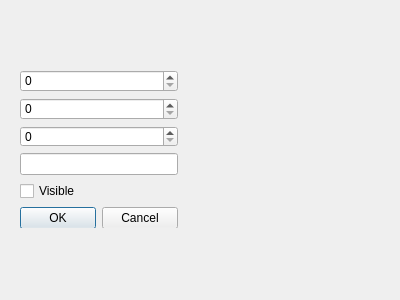
<?xml version="1.0" encoding="UTF-8"?>
<ui version="4.0">
 <class>OptionDialog</class>
 <widget class="QDialog" name="OptionDialog">
  <property name="geometry">
   <rect>
    <x>0</x>
    <y>0</y>
    <width>400</width>
    <height>300</height>
   </rect>
  </property>
  <property name="windowTitle">
   <string>Dialog</string>
  </property>
  <widget class="QWidget" name="">
   <property name="geometry">
    <rect>
     <x>20</x>
     <y>70</y>
     <width>158</width>
     <height>158</height>
    </rect>
   </property>
   <layout class="QVBoxLayout" name="verticalLayout">
    <item>
     <widget class="QSpinBox" name="spinBoxG">
      <property name="maximum">
       <number>255</number>
      </property>
     </widget>
    </item>
    <item>
     <widget class="QSpinBox" name="spinBoxR">
      <property name="maximum">
       <number>255</number>
      </property>
     </widget>
    </item>
    <item>
     <widget class="QSpinBox" name="spinBoxB">
      <property name="maximum">
       <number>255</number>
      </property>
     </widget>
    </item>
    <item>
     <widget class="QLineEdit" name="lineEditName"/>
    </item>
    <item>
     <widget class="QCheckBox" name="checkBoxVisible">
      <property name="text">
       <string>Visible</string>
      </property>
     </widget>
    </item>
    <item>
     <widget class="QDialogButtonBox" name="buttonBox">
      <property name="orientation">
       <enum>Qt::Orientation::Horizontal</enum>
      </property>
      <property name="standardButtons">
       <set>QDialogButtonBox::StandardButton::Cancel|QDialogButtonBox::StandardButton::Ok</set>
      </property>
     </widget>
    </item>
   </layout>
  </widget>
 </widget>
 <resources/>
 <connections>
  <connection>
   <sender>buttonBox</sender>
   <signal>accepted()</signal>
   <receiver>OptionDialog</receiver>
   <slot>accept()</slot>
   <hints>
    <hint type="sourcelabel">
     <x>248</x>
     <y>254</y>
    </hint>
    <hint type="destinationlabel">
     <x>157</x>
     <y>274</y>
    </hint>
   </hints>
  </connection>
  <connection>
   <sender>buttonBox</sender>
   <signal>rejected()</signal>
   <receiver>OptionDialog</receiver>
   <slot>reject()</slot>
   <hints>
    <hint type="sourcelabel">
     <x>316</x>
     <y>260</y>
    </hint>
    <hint type="destinationlabel">
     <x>286</x>
     <y>274</y>
    </hint>
   </hints>
  </connection>
 </connections>
</ui>
